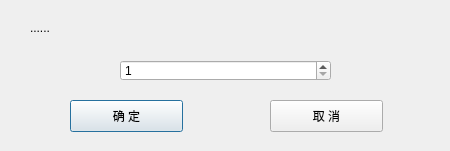
<?xml version="1.0" encoding="UTF-8"?>
<ui version="4.0">
 <class>AddBDialog</class>
 <widget class="QDialog" name="AddBDialog">
  <property name="geometry">
   <rect>
    <x>0</x>
    <y>0</y>
    <width>450</width>
    <height>151</height>
   </rect>
  </property>
  <property name="minimumSize">
   <size>
    <width>450</width>
    <height>50</height>
   </size>
  </property>
  <property name="windowTitle">
   <string>Dialog</string>
  </property>
  <widget class="QLabel" name="tipslabel">
   <property name="geometry">
    <rect>
     <x>30</x>
     <y>20</y>
     <width>391</width>
     <height>16</height>
    </rect>
   </property>
   <property name="text">
    <string>......</string>
   </property>
  </widget>
  <widget class="QSpinBox" name="addbSpinBox">
   <property name="geometry">
    <rect>
     <x>120</x>
     <y>60</y>
     <width>211</width>
     <height>21</height>
    </rect>
   </property>
   <property name="minimum">
    <number>1</number>
   </property>
   <property name="value">
    <number>1</number>
   </property>
  </widget>
  <widget class="QPushButton" name="confirmPushButton">
   <property name="geometry">
    <rect>
     <x>70</x>
     <y>100</y>
     <width>113</width>
     <height>32</height>
    </rect>
   </property>
   <property name="text">
    <string>确 定</string>
   </property>
  </widget>
  <widget class="QPushButton" name="cancelPushButton">
   <property name="geometry">
    <rect>
     <x>270</x>
     <y>100</y>
     <width>113</width>
     <height>32</height>
    </rect>
   </property>
   <property name="text">
    <string>取 消</string>
   </property>
  </widget>
 </widget>
 <resources/>
 <connections/>
</ui>
